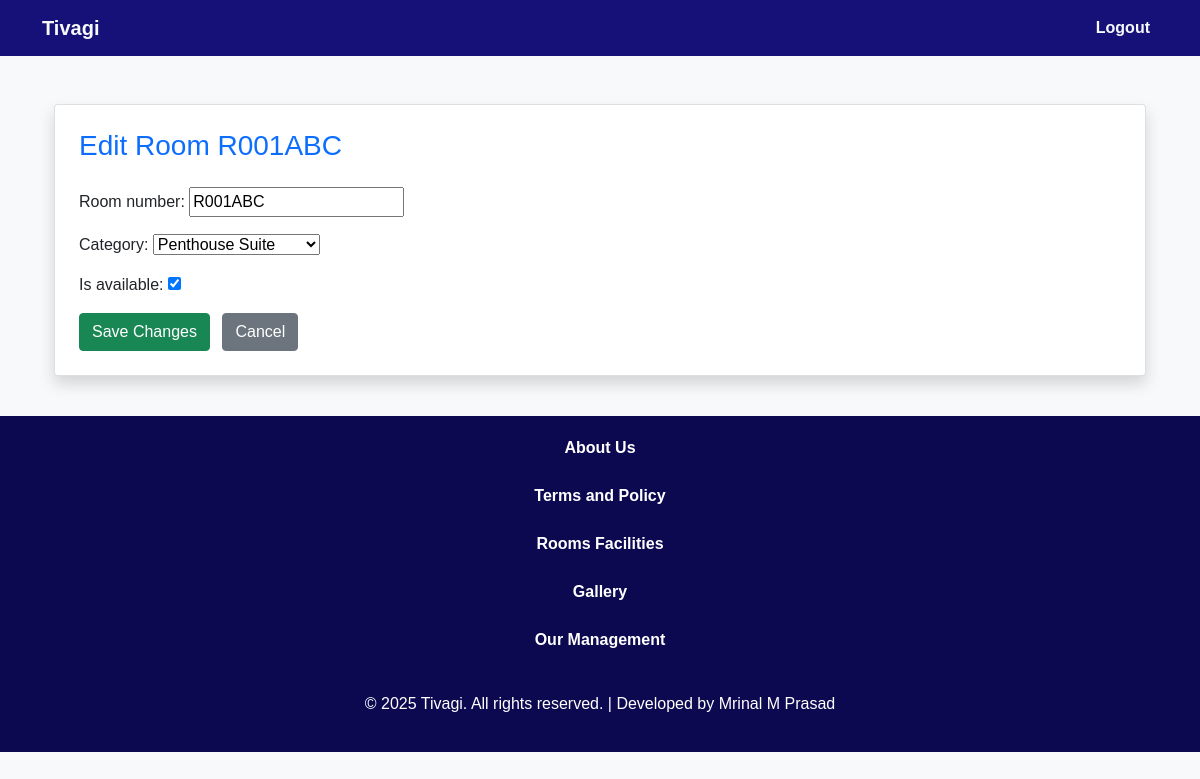
Page /edit_room/1/ (signed in) on the committed database.
### mn_app/models.py (models this page shows, shortened)
class Room(models.Model):
    room_number = models.CharField(max_length=10, unique=True)
    category = models.ForeignKey(RoomCategory, on_delete=models.CASCADE)
    is_available = models.BooleanField(default=True)

### mn_app/views.py (the view)
# urls.py: path('edit_room/<int:room_id>/', views.edit_room, name='edit_room'),
@login_required
def edit_room(request, room_id):
    room = get_object_or_404(Room, id=room_id)
    form = RoomForm(request.POST or None, instance=room)
    if request.method == 'POST' and form.is_valid():
        form.save()
        messages.success(request, f"Room {room.room_number} updated successfully.")
        return redirect('manage_rooms')
    return render(request, 'edit_room.html', {'form': form, 'room': room})

### mn_app/forms.py
class RoomForm(forms.ModelForm):
    class Meta:
        model = Room
        fields = ['room_number', 'category', 'is_available']

### mn_app/models.py (called while the page is built)
    def __str__(self):
        return self.name

### templates/edit_room.html (shortened to what this page needs)
{% extends 'base.html' %}
{% block content %}
<div class="container mt-5">
  <div class="card shadow p-4">
    <h3 class="text-primary mb-4">Edit Room {{ room.room_number }}</h3>
    <form method="POST">
      {{ form.as_p }}
      <button type="submit" class="btn btn-success">Save Changes</button>
      <a href="{% url 'manage_rooms' %}" class="btn btn-secondary ms-2">Cancel</a>
    </form>
  </div>
</div>
{% endblock %}

### templates/base.html (style rules this page uses)
body { background-color: #f8f9fa; font-family: sans-serif; }

### rows in the picture
Room: room_number "R001ABC", category "Penthouse Suite", is_available "☑"
